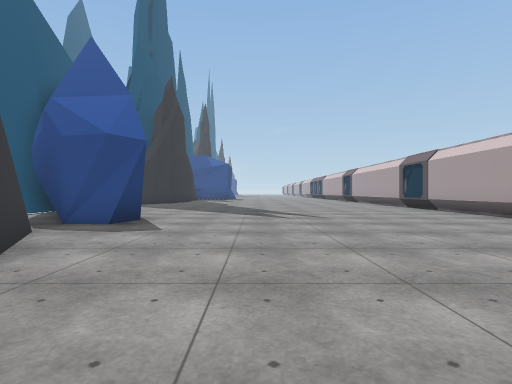
view 1 (above)

24 first-person views from a walk through a scene from a Unity 3-D project. The camera is 1.2 m above the floor, looks level and sees 80° across. The floor is counted in squares, 2 m on a side. Each view is taken from the middle of a square. On the plan, view 1 faces up. The plan holds only what a view shows up to about 9 squares ahead; the rest is blank. The place goes on beyond the plan. The player character is not drawn. Some animated figures are not drawn. Door leaves are left out, so doorways stand open. Some surface patterns are stand-ins.

view 2
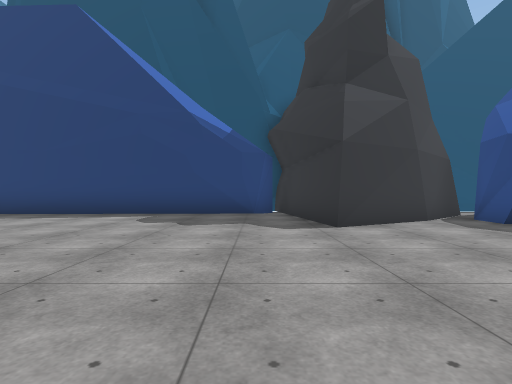

view 3
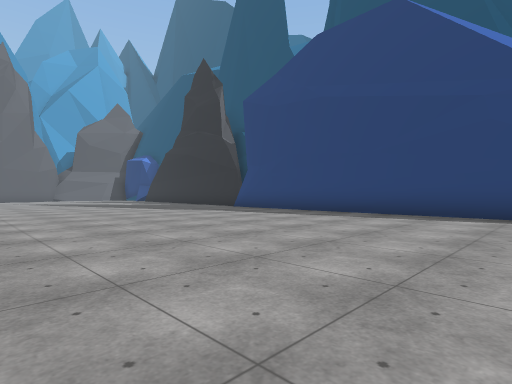

view 4
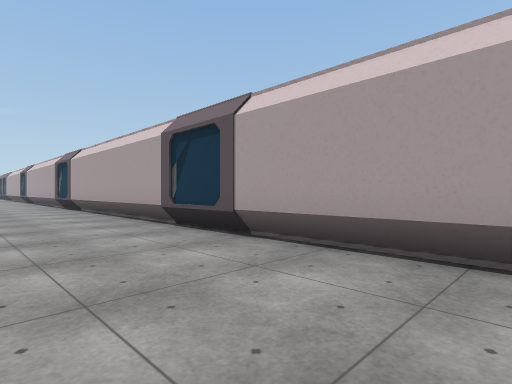

view 5
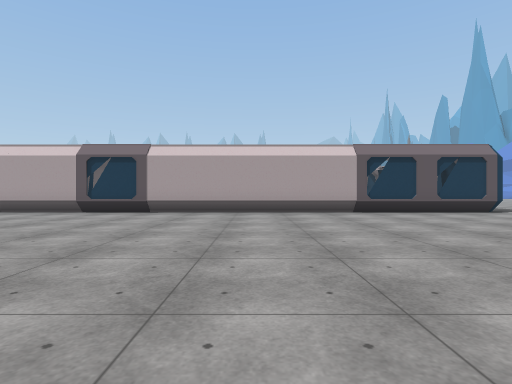

view 6
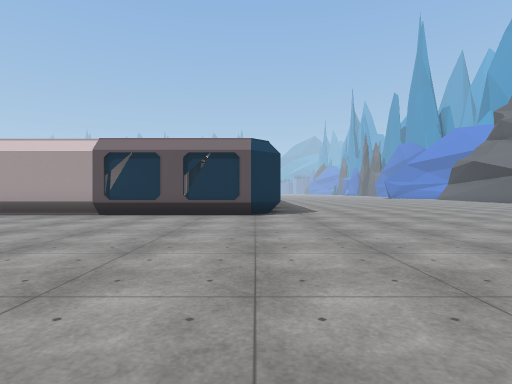

view 7
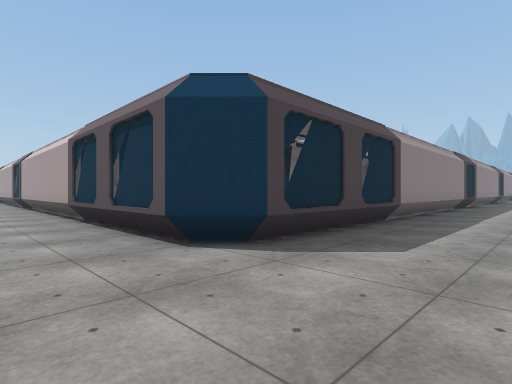

view 8
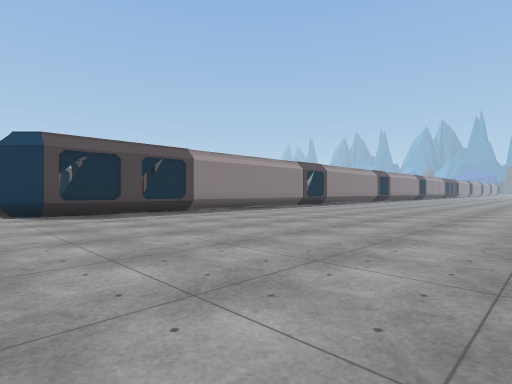

view 9
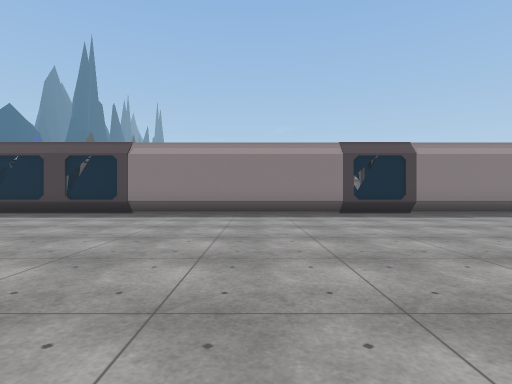

view 10
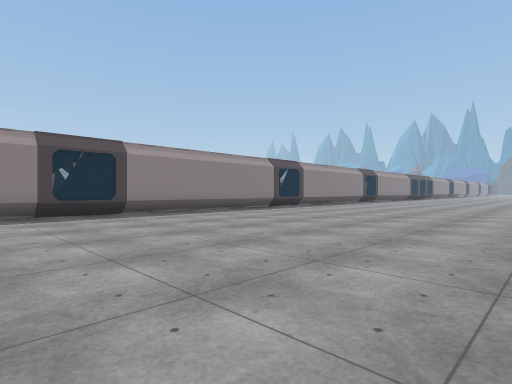

view 11
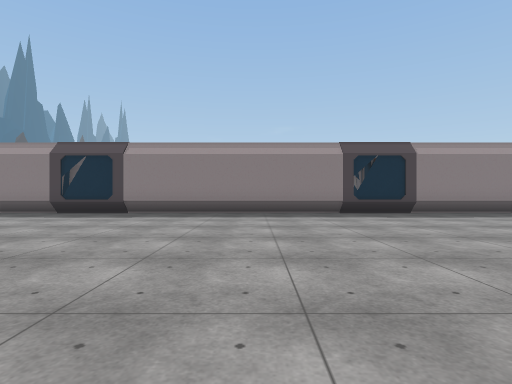

view 12
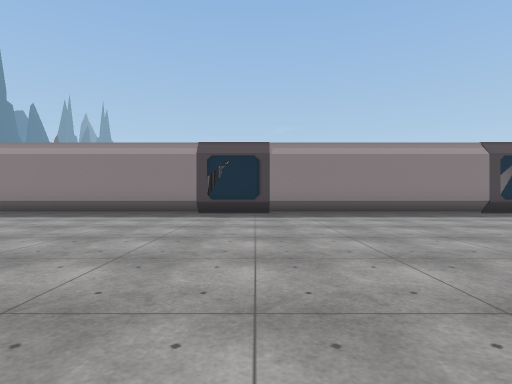

view 13
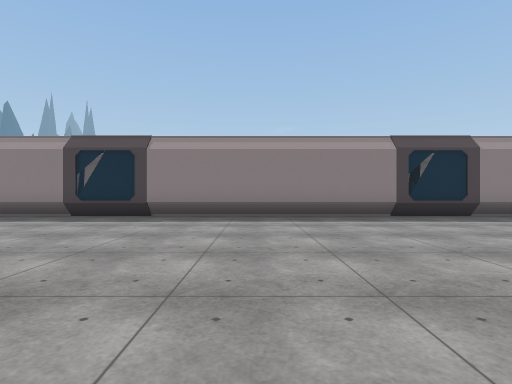

view 14
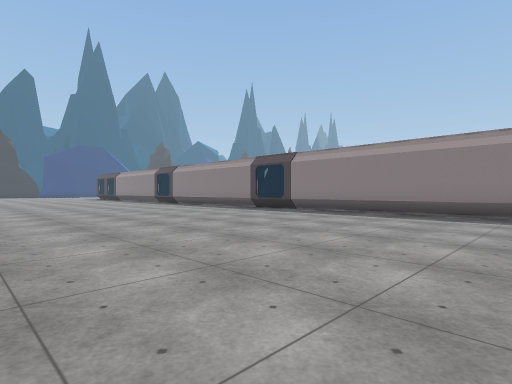

view 15
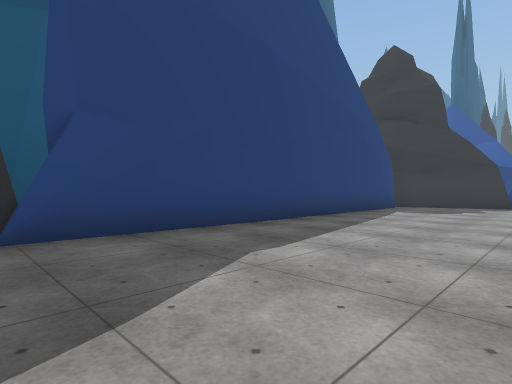

view 16
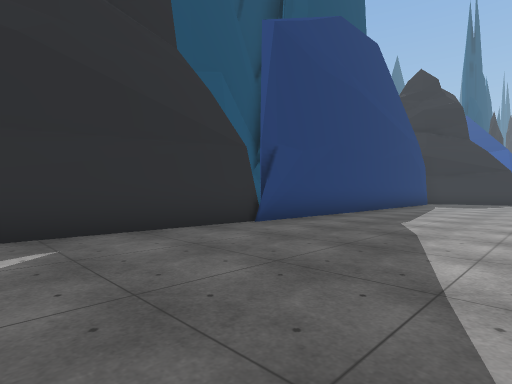

view 17
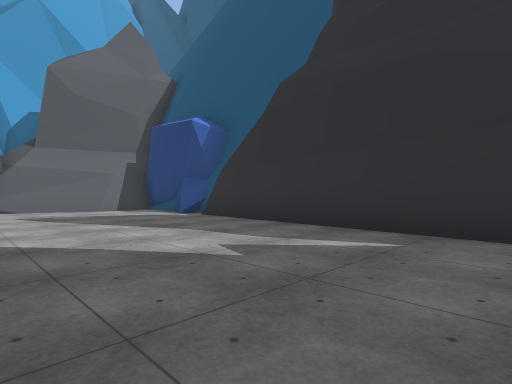

view 18
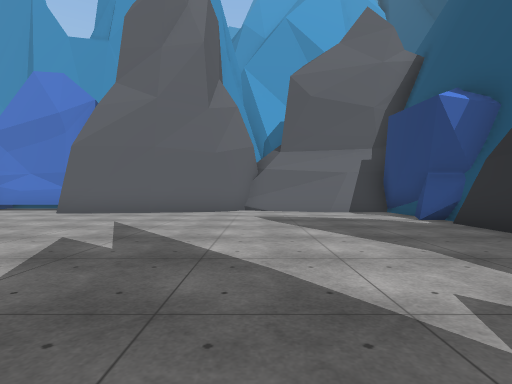

view 19
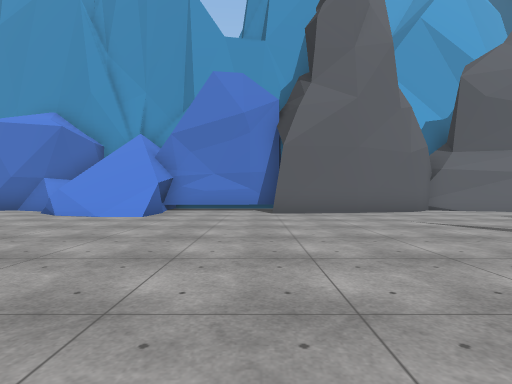

view 20
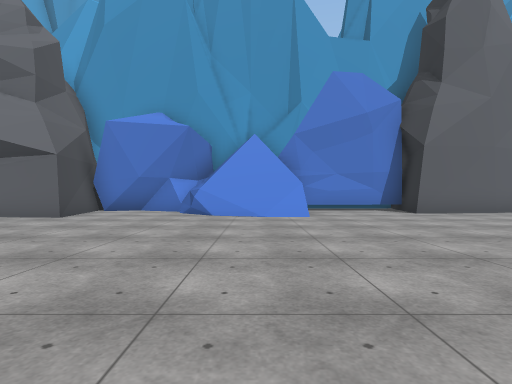

view 21
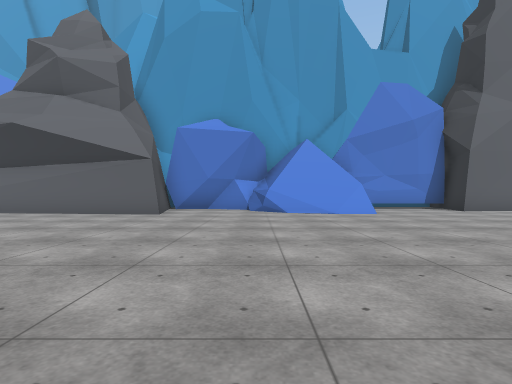

view 22
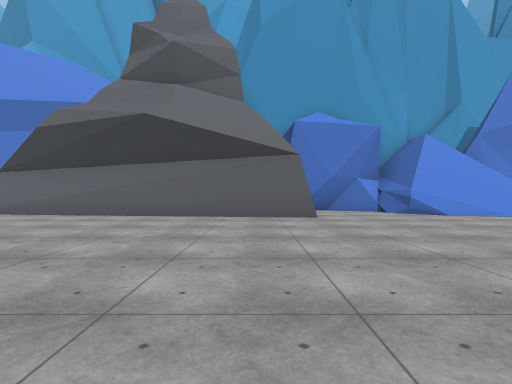

view 23
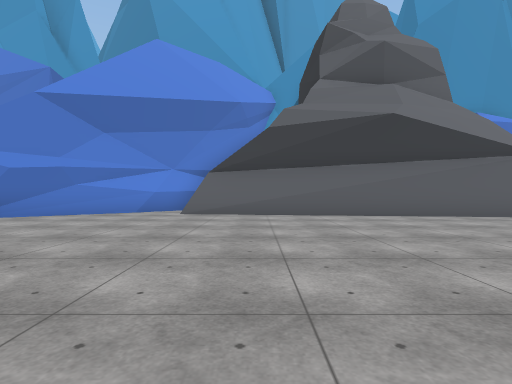

view 24
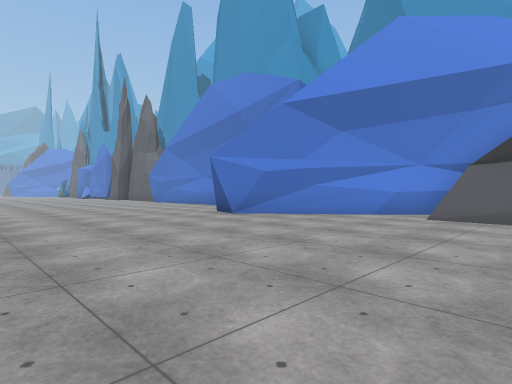

### Floor plan
Points are (right, up) in squares from view 1. A wall is a line through its corners. A room is listed if a view was taken in it or the views show most of it. See-through windows are left out.
Room 1 (views 1, 2, 3, 4, 5, 6, 7, 8, 9, 10, 11, 12, 13, 14, 15, 16, 17, 18, 19, 20, 21, 22, 23, 24)
walls: (8.7, -8.1) (8.7, -8.8); (9.7, -22.4) (10, -23); (13.1, -23.1) (12.7, -21.3) (21.9, -22.4); (0.9, -22.8) (3.4, -22.5) (3.3, -23); (0.2, -23) (1.2, -22.8); (-5.3, -9.7) (-5.4, -10.6); (22.9, -23.4) (26.7, -20.6); (-5.3, -9.3) (-5.4, -10.4); (22.9, -23.5) (23.3, -23.1); (-5.5, -10.4) (-5.8, -19.8); (24.6, -22.3) (26.5, -20.5); (-6.5, -10) (-6.3, -10.5); (26.9, -20.5) (27.3, -20.6); (-6.8, -9) (-6.7, -9.4); (-5.7, -20.8) (-6, -21.6) (-5.7, -22.8); (-6.3, -20.3) (-5.8, -21.1); (-5.9, -22.3) (-5.9, -23); (-5.2, 0.6) (-5.5, -10.3); (-5.5, 0.9) (-5.3, -0.3); (-5.6, 1.1) (-5.4, 0.7); (-5.8, 1.6) (-5.5, 1); (-3.5, 4.7) (-2.3, 2.4) (-6.1, 1.8); (-2.6, 5.7) (-3.7, 5.8); (-3.2, 5.7) (-3.7, 5.8); (33.5, -8.7) (6.5, -8.7) (5.7, -7.9) (5.7, 9); (-2.4, 6.5) (-2.6, 5.9) (-3.5, 5.7); (-4.9, 6.3) (-3.4, 4.6)
low walls: (9.8, -22.4) (10.2, -23.1); (26.5, -20.5) (27.1, -20.7); (-6, -20.3) (-5.7, -20.8); (-6.1, -21.6) (-6, -22.9)

Where each view was taken, in squares from view 1:
view 1: 0 up, 0 right, facing up
view 2: 1 up, 3 right, facing left
view 3: 1 down, 3 right, facing down-left
view 4: 1 down, 3 right, facing up-right
view 5: 1 down, 3 left, facing right
view 6: 8 down, 2 left, facing right
view 7: 11 down, 4 right, facing up-right
view 8: 17 down, 5 right, facing up-right
view 9: 17 down, 14 right, facing up
view 10: 17 down, 15 right, facing up-right
view 11: 17 down, 22 right, facing up
view 12: 17 down, 26 right, facing up
view 13: 16 down, 29 right, facing up
view 14: 17 down, 33 right, facing up-left
view 15: 11 down, 1 left, facing up-left
view 16: 15 down, 1 left, facing up-left
view 17: 13 down, 1 left, facing down-left
view 18: 14 down, 2 left, facing down
view 19: 14 down, 4 right, facing down
view 20: 14 down, 8 right, facing down
view 21: 13 down, 10 right, facing down
view 22: 14 down, 14 right, facing down
view 23: 14 down, 20 right, facing down
view 24: 15 down, 20 right, facing down-right
